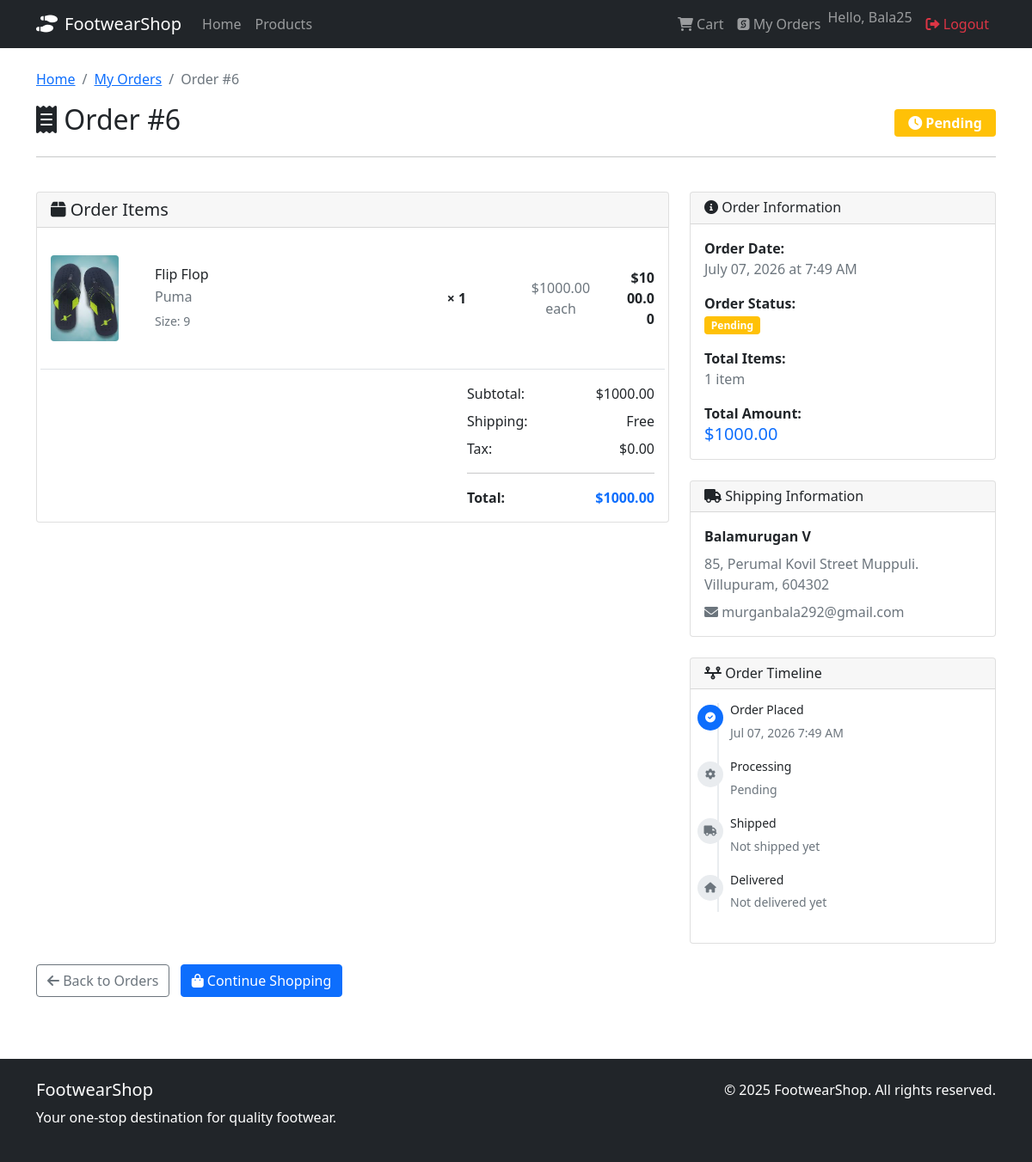
Page /order/6/ (signed in) on the earlier database version.
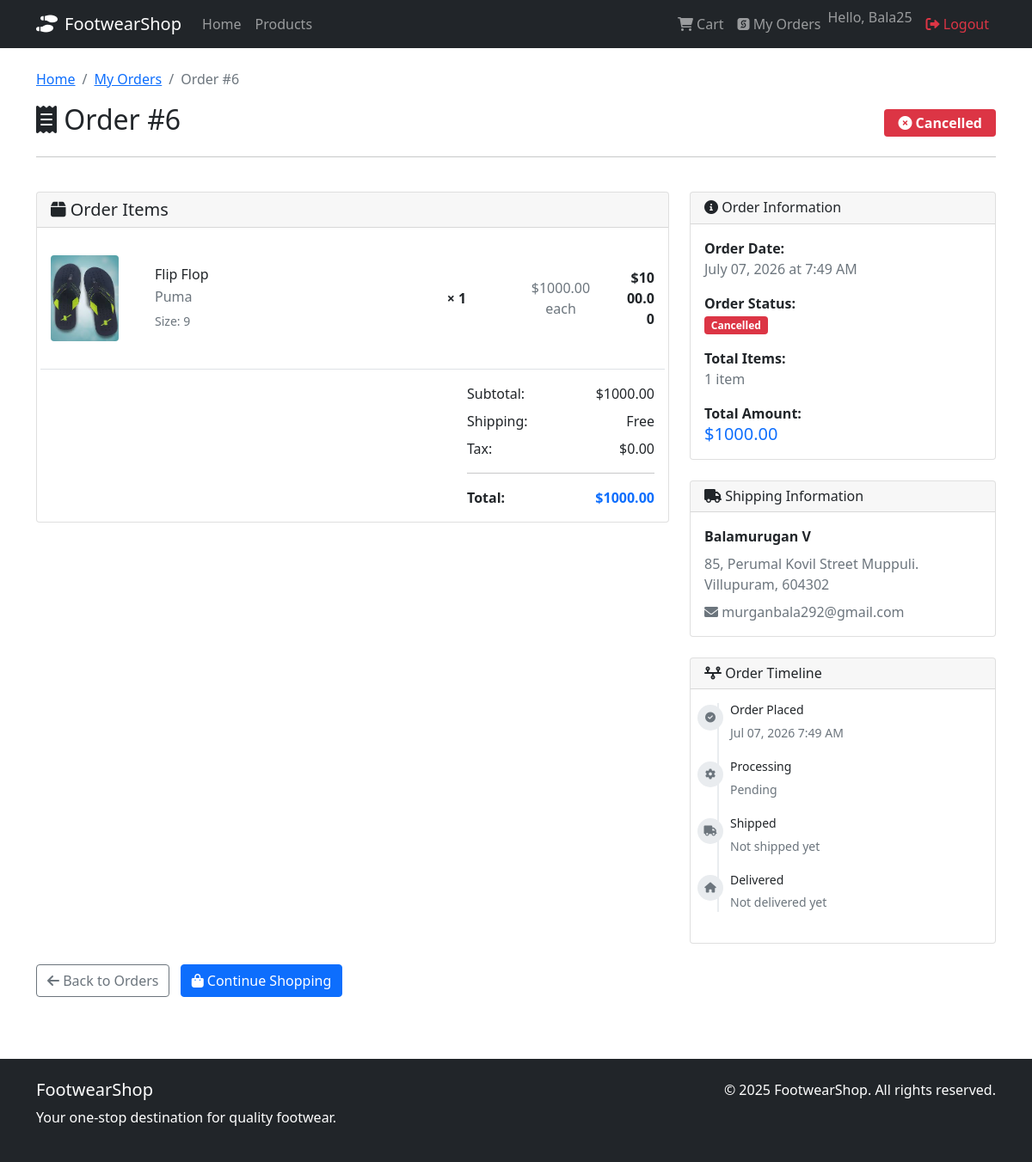
Same page on the later database version.
### shop/models.py (models this page shows, shortened)
class Order(models.Model):
    STATUS_CHOICES = [
        ('pending', 'Pending'),
        ('processing', 'Processing'),
        ('shipped', 'Shipped'),
        ('delivered', 'Delivered'),
        ('cancelled', 'Cancelled'),
    ]
    user = models.ForeignKey(User, on_delete=models.CASCADE)
    first_name = models.CharField(max_length=50)
    last_name = models.CharField(max_length=50)
    email = models.EmailField()
    address = models.CharField(max_length=250)
    postal_code = models.CharField(max_length=20)
    city = models.CharField(max_length=100)
    created = models.DateTimeField(auto_now_add=True)
    updated = models.DateTimeField(auto_now=True)
    status = models.CharField(max_length=20, choices=STATUS_CHOICES, default='pending')
    total_cost = models.DecimalField(max_digits=10, decimal_places=2)
    class Meta:
        ordering = ('-created',)

### shop/views.py (the view)
# urls.py: path('order/<int:order_id>/', views.order_detail, name='order_detail'),
@login_required
def order_detail(request, order_id):
    order = get_object_or_404(Order, id=order_id, user=request.user)
    return render(request, 'shop/order_detail.html', {
        'order': order,
    })

### shop/models.py (called while the page is built)
    def get_cost(self):
        return self.price * self.quantity

### shop/templates/shop/order_detail.html (shortened to what the changed rows need)
{% extends "shop/base.html" %} {% block title %}Order #{{ order.id }} - FootwearShop{% endblock %} {% block content %}
<div class="container py-4">
    <div class="row mb-4">
        <div class="col-12">
            <nav aria-label="breadcrumb">
                <ol class="breadcrumb">
                    <li class="breadcrumb-item"><a href="{% url 'shop:home' %}">Home</a></li>
                    <li class="breadcrumb-item"><a href="{% url 'shop:order_list' %}">My Orders</a></li>
                    <li class="breadcrumb-item active">Order #{{ order.id }}</li>
                </ol>
            </nav>
            <div class="d-flex justify-content-between align-items-center">
                <h2><i class="fas fa-receipt"></i> Order #{{ order.id }}</h2>
                <span class="badge badge-lg
                    {% if order.status == 'pending' %}bg-warning{% endif %}
                    {% if order.status == 'cancelled' %}bg-danger{% endif %}
                " style="font-size: 1rem; padding: 0.5rem 1rem;">
                    {% if order.status == 'pending' %}<i class="fas fa-clock"></i>{% endif %}
                    {% if order.status == 'cancelled' %}<i class="fas fa-times-circle"></i>{% endif %}
                    {{ order.get_status_display }}
                </span>
            </div>
        </div>
    </div>
    <div class="row">
        <div class="col-lg-8">
            <div class="card mb-4">
                <div class="card-body">
                    <div class="row mt-3 pt-3 border-top">
                        <div class="col-md-4">
                            <div class="d-flex justify-content-between mb-2">
                                <span>Subtotal:</span>
                                <span>${{ order.total_cost }}</span>
                            </div>
                            <div class="d-flex justify-content-between">
                                <strong>Total:</strong>
                                <strong class="text-primary">${{ order.total_cost }}</strong>
                            </div>
                        </div>
                    </div>
                </div>
            </div>
        </div>
        <div class="col-lg-4">
            <div class="card mb-4">
                <div class="card-body">
                    <div class="mb-3">
                        <strong>Order Date:</strong><br>
                        <span class="text-muted">{{ order.created|date:"F d, Y" }} at {{ order.created|time:"g:i A" }}</span>
                    </div>
                    <div class="mb-3">
                        <strong>Order Status:</strong><br>
                        <span class="badge
                            {% if order.status == 'pending' %}bg-warning{% endif %}
                            {% if order.status == 'cancelled' %}bg-danger{% endif %}
                        ">{{ order.get_status_display }}</span>
                    </div>
                    <div class="mb-3">
                        <strong>Total Items:</strong><br>
                        <span class="text-muted">{{ order.items.count }} item{{ order.items.count|pluralize }}</span>
                    </div>
                    <div class="mb-0">
                        <strong>Total Amount:</strong><br>
                        <span class="h5 text-primary mb-0">${{ order.total_cost }}</span>
                    </div>
                </div>
            </div>
            <div class="card mb-4">
                <div class="card-body">
                    <div class="mb-2">
                        <strong>{{ order.first_name }} {{ order.last_name }}</strong>
                    </div>
                    <div class="mb-2 text-muted">
                        {{ order.address }}<br> {{ order.city }}, {{ order.postal_code }}
                    </div>
                    <div class="text-muted">
                        <i class="fas fa-envelope"></i> {{ order.email }}
                    </div>
                </div>
            </div>
            <div class="card">
                <div class="card-body">
                    <div class="timeline">
                        <div class="timeline-item {% if order.status == 'pending' or order.status == 'processing' or order.status == 'shipped' or order.status == 'delivered' %}active{% endif %}">
                            <i class="fas fa-check-circle timeline-icon"></i>
                            <div class="timeline-content">
                                <h6>Order Placed</h6>
                                <small class="text-muted">{{ order.created|date:"M d, Y g:i A" }}</small>
                            </div>
                        </div>
                    </div>
                </div>
            </div>
        </div>
    </div>
</div>
{% endblock %}

Differences in the rows shown:
changed Order "7:49 AM": status "Pending" → "Cancelled"
